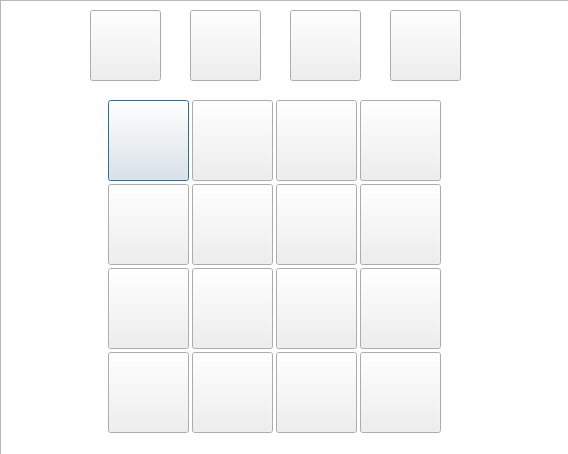
<?xml version="1.0" encoding="UTF-8"?>
<ui version="4.0">
 <class>Dialog_Bar</class>
 <widget class="QDialog" name="Dialog_Bar">
  <property name="geometry">
   <rect>
    <x>0</x>
    <y>0</y>
    <width>568</width>
    <height>454</height>
   </rect>
  </property>
  <property name="windowTitle">
   <string>Dialog</string>
  </property>
  <widget class="QPushButton" name="b1">
   <property name="geometry">
    <rect>
     <x>108</x>
     <y>100</y>
     <width>81</width>
     <height>81</height>
    </rect>
   </property>
   <property name="text">
    <string/>
   </property>
  </widget>
  <widget class="QPushButton" name="b2">
   <property name="geometry">
    <rect>
     <x>192</x>
     <y>100</y>
     <width>81</width>
     <height>81</height>
    </rect>
   </property>
   <property name="text">
    <string/>
   </property>
  </widget>
  <widget class="QPushButton" name="b3">
   <property name="geometry">
    <rect>
     <x>276</x>
     <y>100</y>
     <width>81</width>
     <height>81</height>
    </rect>
   </property>
   <property name="text">
    <string/>
   </property>
  </widget>
  <widget class="QPushButton" name="b4">
   <property name="geometry">
    <rect>
     <x>360</x>
     <y>100</y>
     <width>81</width>
     <height>81</height>
    </rect>
   </property>
   <property name="text">
    <string/>
   </property>
  </widget>
  <widget class="QPushButton" name="b7">
   <property name="geometry">
    <rect>
     <x>276</x>
     <y>184</y>
     <width>81</width>
     <height>81</height>
    </rect>
   </property>
   <property name="text">
    <string/>
   </property>
  </widget>
  <widget class="QPushButton" name="b6">
   <property name="geometry">
    <rect>
     <x>192</x>
     <y>184</y>
     <width>81</width>
     <height>81</height>
    </rect>
   </property>
   <property name="text">
    <string/>
   </property>
  </widget>
  <widget class="QPushButton" name="b8">
   <property name="geometry">
    <rect>
     <x>360</x>
     <y>184</y>
     <width>81</width>
     <height>81</height>
    </rect>
   </property>
   <property name="text">
    <string/>
   </property>
  </widget>
  <widget class="QPushButton" name="b5">
   <property name="geometry">
    <rect>
     <x>108</x>
     <y>184</y>
     <width>81</width>
     <height>81</height>
    </rect>
   </property>
   <property name="text">
    <string/>
   </property>
  </widget>
  <widget class="QPushButton" name="b11">
   <property name="geometry">
    <rect>
     <x>276</x>
     <y>268</y>
     <width>81</width>
     <height>81</height>
    </rect>
   </property>
   <property name="text">
    <string/>
   </property>
  </widget>
  <widget class="QPushButton" name="b10">
   <property name="geometry">
    <rect>
     <x>192</x>
     <y>268</y>
     <width>81</width>
     <height>81</height>
    </rect>
   </property>
   <property name="text">
    <string/>
   </property>
  </widget>
  <widget class="QPushButton" name="b12">
   <property name="geometry">
    <rect>
     <x>360</x>
     <y>268</y>
     <width>81</width>
     <height>81</height>
    </rect>
   </property>
   <property name="text">
    <string/>
   </property>
  </widget>
  <widget class="QPushButton" name="b9">
   <property name="geometry">
    <rect>
     <x>108</x>
     <y>268</y>
     <width>81</width>
     <height>81</height>
    </rect>
   </property>
   <property name="text">
    <string/>
   </property>
  </widget>
  <widget class="QPushButton" name="b15">
   <property name="geometry">
    <rect>
     <x>276</x>
     <y>352</y>
     <width>81</width>
     <height>81</height>
    </rect>
   </property>
   <property name="text">
    <string/>
   </property>
  </widget>
  <widget class="QPushButton" name="b14">
   <property name="geometry">
    <rect>
     <x>192</x>
     <y>352</y>
     <width>81</width>
     <height>81</height>
    </rect>
   </property>
   <property name="text">
    <string/>
   </property>
  </widget>
  <widget class="QPushButton" name="b16">
   <property name="geometry">
    <rect>
     <x>360</x>
     <y>352</y>
     <width>81</width>
     <height>81</height>
    </rect>
   </property>
   <property name="text">
    <string/>
   </property>
  </widget>
  <widget class="QPushButton" name="b13">
   <property name="geometry">
    <rect>
     <x>108</x>
     <y>352</y>
     <width>81</width>
     <height>81</height>
    </rect>
   </property>
   <property name="text">
    <string/>
   </property>
  </widget>
  <widget class="QPushButton" name="b_2">
   <property name="geometry">
    <rect>
     <x>90</x>
     <y>10</y>
     <width>71</width>
     <height>71</height>
    </rect>
   </property>
   <property name="styleSheet">
    <string notr="true">border-image: url(:/new/prefix1/image/2.jpg);</string>
   </property>
   <property name="text">
    <string/>
   </property>
  </widget>
  <widget class="QPushButton" name="b_4">
   <property name="geometry">
    <rect>
     <x>190</x>
     <y>10</y>
     <width>71</width>
     <height>71</height>
    </rect>
   </property>
   <property name="styleSheet">
    <string notr="true">border-image: url(:/new/prefix1/image/4.jpg);</string>
   </property>
   <property name="text">
    <string/>
   </property>
  </widget>
  <widget class="QPushButton" name="b_16">
   <property name="geometry">
    <rect>
     <x>390</x>
     <y>10</y>
     <width>71</width>
     <height>71</height>
    </rect>
   </property>
   <property name="styleSheet">
    <string notr="true">border-image: url(:/new/prefix1/image/16.jpg);</string>
   </property>
   <property name="text">
    <string/>
   </property>
  </widget>
  <widget class="QPushButton" name="b_8">
   <property name="geometry">
    <rect>
     <x>290</x>
     <y>10</y>
     <width>71</width>
     <height>71</height>
    </rect>
   </property>
   <property name="styleSheet">
    <string notr="true">border-image: url(:/new/prefix1/image/8.jpg);</string>
   </property>
   <property name="text">
    <string/>
   </property>
  </widget>
  <widget class="QGraphicsView" name="graphicsView">
   <property name="geometry">
    <rect>
     <x>0</x>
     <y>0</y>
     <width>571</width>
     <height>461</height>
    </rect>
   </property>
   <property name="styleSheet">
    <string notr="true">border-image: url(:/new/prefix1/image/2048bg.jpg);</string>
   </property>
  </widget>
  <zorder>graphicsView</zorder>
  <zorder>b1</zorder>
  <zorder>b2</zorder>
  <zorder>b3</zorder>
  <zorder>b4</zorder>
  <zorder>b7</zorder>
  <zorder>b6</zorder>
  <zorder>b8</zorder>
  <zorder>b5</zorder>
  <zorder>b11</zorder>
  <zorder>b10</zorder>
  <zorder>b12</zorder>
  <zorder>b9</zorder>
  <zorder>b15</zorder>
  <zorder>b14</zorder>
  <zorder>b16</zorder>
  <zorder>b13</zorder>
  <zorder>b_2</zorder>
  <zorder>b_4</zorder>
  <zorder>b_16</zorder>
  <zorder>b_8</zorder>
 </widget>
 <resources/>
 <connections/>
</ui>
